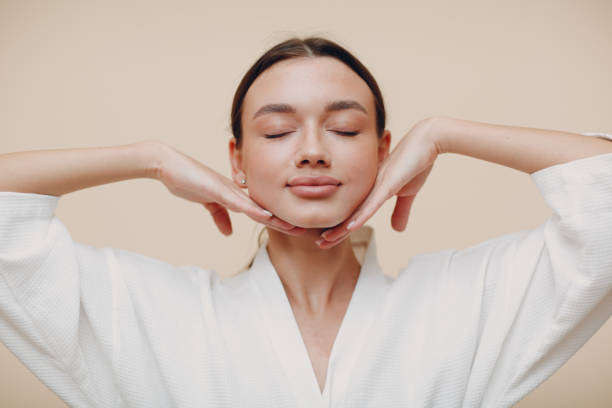
#> input picture pic/person.jpg, 612 x 408 px, found by its file name
$ python 205shape.py
#> lines starting #> are read from the running program, lines starting #| are printed output that depends on the picture; after the words box and inside, x2 and y2 are one past the last pixel; in counts of white or black regions, pixels touching at a corner belong together
import cv2

img = cv2.imread('pic\\person.jpg')
#> img is the input picture: shape (408, 612, 3); mean B, G, R 180.8, 190.9, 206.5
print("img.shape=", img.shape)
#| img.shape= (408, 612, 3)
cv2.imshow("win1", img)

# 擷取圖片中的人臉
x,y,w,h = 240, 75, 140, 140
face = img[y: y + h, x: x + w]
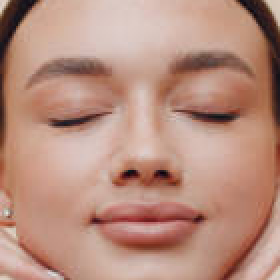
#> face: shape (140, 140, 3) (shown 2 times larger); mean B, G, R 126.4, 141.9, 184.3

# 顯示人臉中各點的像素值
x,y,w,h = 240, 75, 140, 140
for row in range(y, y+y):
    for col in range(x, x+w):
        print(img[row, col], end=" ")
    print()
#> this loop made 75 passes
#> (printed output is left out)
print()

for row in range(y, y+h):
    for col in range(x, x+w):
        # 改變人臉的 B、G 值，R 值不變
        img[row, col][0] = 0   # 設定 B 值為 0
        img[row, col][1] = 50  # 設定 G 值為 50
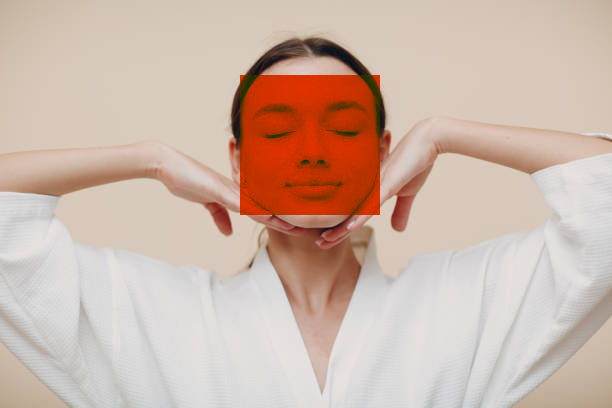
#> img: shape (408, 612, 3); 7.85% of pixels changed, all inside (x1, y1, x2, y2) = (240, 75, 380, 215)

cv2.imshow("win2", img)
cv2.waitKey(0)
cv2.destroyAllWindows()

$ run again, with pic/people2.jpg copied over pic/person.jpg
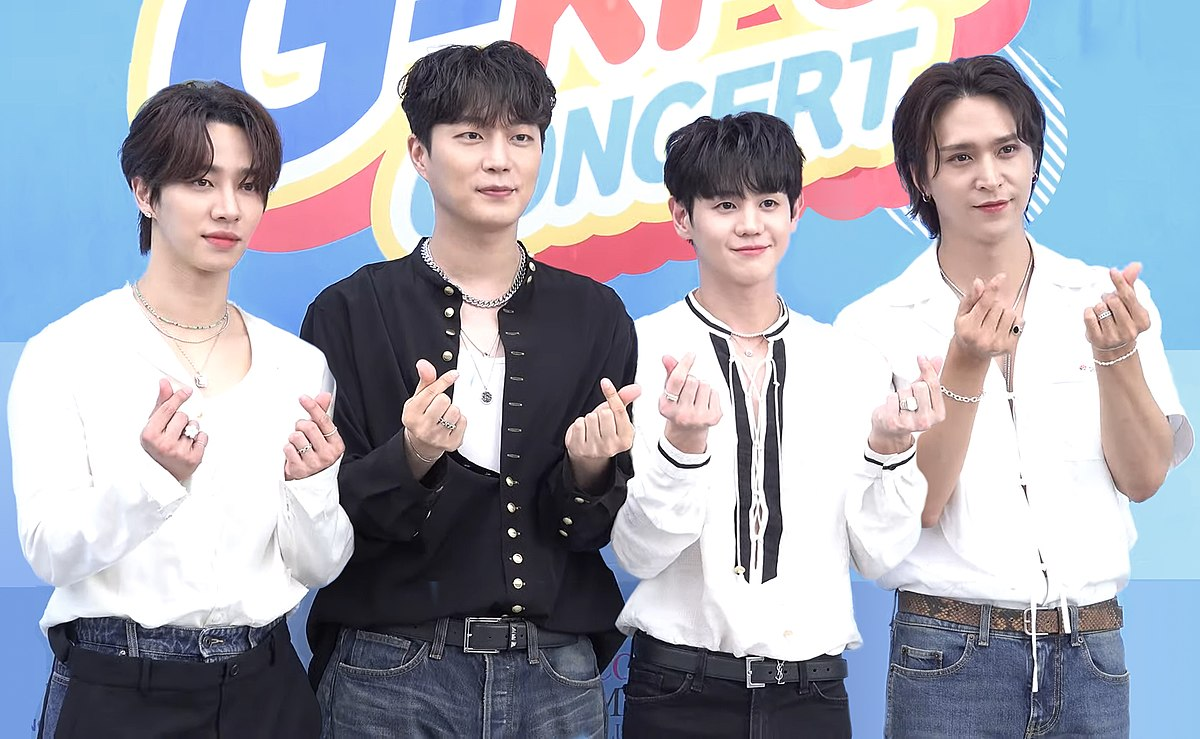
#> input picture pic/people2.jpg, 1200 x 739 px, found by its file name
#> img is the input picture: shape (739, 1200, 3); mean B, G, R 179, 167.3, 164
#| img.shape= (739, 1200, 3)
#> `face = img[y: y + h, x: x + w]`:
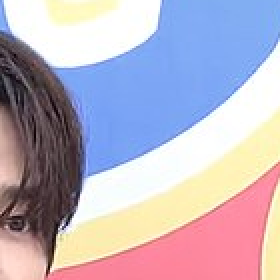
#> face: shape (140, 140, 3) (shown 2 times larger); mean B, G, R 192.7, 177.2, 186.8
#> the loop `for row in range(y, y+y):` made 75 passes
#> (printed output is left out)
#> after the loop `for row in range(y, y+h):`:
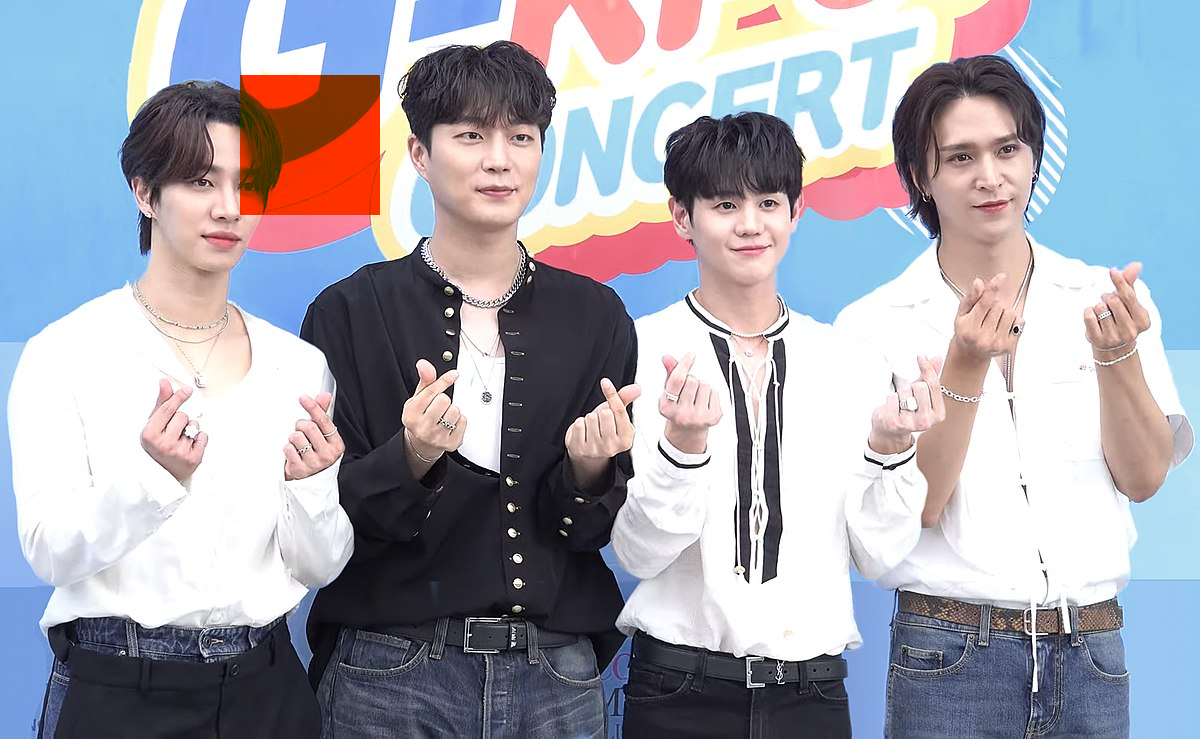
#> img: shape (739, 1200, 3); 2.21% of pixels changed, all inside (x1, y1, x2, y2) = (240, 75, 380, 215)
